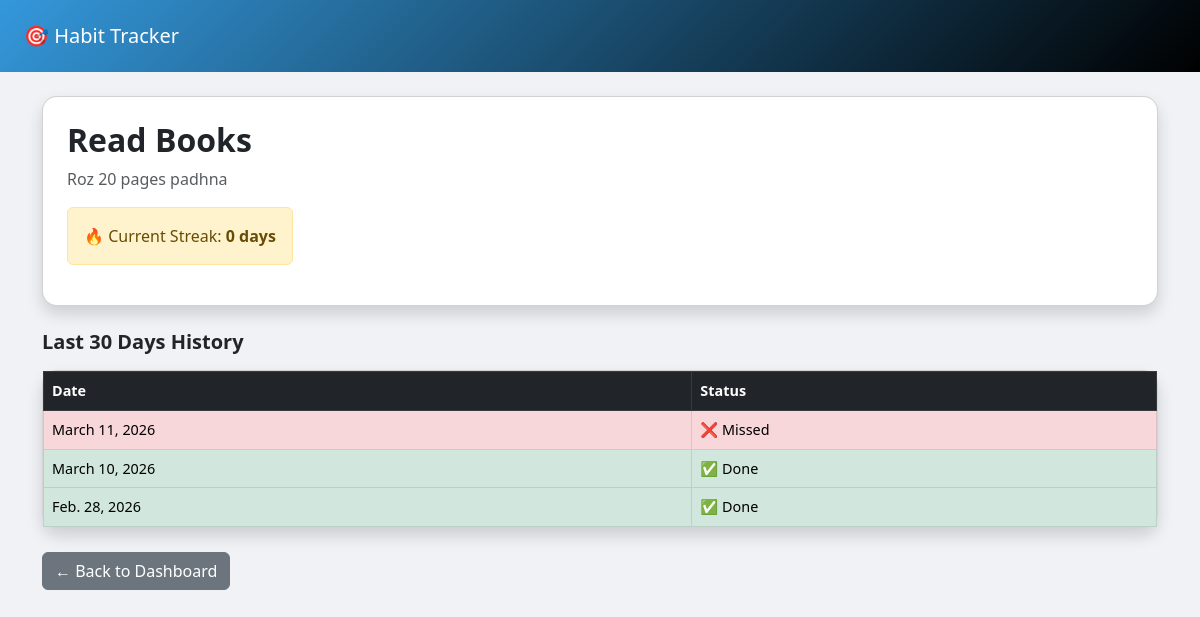
Screenshot of /detail/2/ (signed in) with the database file from the repository.
### habits/models.py (models this page shows, shortened)
class Habit(models.Model):
    FREQUENCY_CHOICES = [
        ('daily', 'Daily'),
        ('weekly', 'Weekly'),
    ]
    user = models.ForeignKey(User, on_delete=models.CASCADE)
    name = models.CharField(max_length=200)
    description = models.TextField(blank=True)
    frequency = models.CharField(max_length=10, choices=FREQUENCY_CHOICES, default='daily')
    created_at = models.DateTimeField(auto_now_add=True)
    is_active = models.BooleanField(default=True)
    def get_streak(self):
        logs = self.habitlog_set.filter(completed=True).order_by('-date')
        streak = 0
        today = timezone.now().date()
        for i, log in enumerate(logs):
            expected = today - timezone.timedelta(days=i)
            if log.date == expected:
                streak += 1
            else:
                break
        return streak

class HabitLog(models.Model):
    habit = models.ForeignKey(Habit, on_delete=models.CASCADE)
    date = models.DateField(default=timezone.now)
    completed = models.BooleanField(default=False)
    notes = models.TextField(blank=True)
    class Meta:
        unique_together = ('habit', 'date')

### habits/views.py (the view)
# urls.py: path('detail/<int:pk>/', views.habit_detail, name='habit_detail'),
@login_required
def habit_detail(request, pk):
    habit = get_object_or_404(Habit, pk=pk, user=request.user)
    logs = HabitLog.objects.filter(habit=habit).order_by('-date')[:30]
    return render(request, 'habits/habit_detail.html', {
        'habit': habit,
        'logs': logs,
        'streak': habit.get_streak()
    })

### habits/templates/habits/habit_detail.html (shortened to what this page needs)
<!DOCTYPE html>
<html lang="en">
<head>
<link href="https://cdn.jsdelivr.net/npm/bootstrap@5.3.0/dist/css/bootstrap.min.css" rel="stylesheet">
</head>
<body>
<nav class="navbar navbar-dark bg-dark px-4 py-3">
<a class="navbar-brand text-white">🎯 Habit Tracker</a>
</nav>
<div class="container mt-4">
<div class="card shadow mb-4">
<div class="card-body p-4">
<h2 class="fw-bold">{{ habit.name }}</h2>
<p class="text-muted">{{ habit.description }}</p>
<div class="alert alert-warning d-inline-block">🔥 Current Streak: <strong>{{ streak }} days</strong></div>
</div>
</div>
<h5 class="fw-bold mb-3">Last 30 Days History</h5>
<div class="card shadow">
<div class="card-body p-0">
<table class="table table-bordered mb-0">
<thead class="table-dark">
<tr><th>Date</th><th>Status</th></tr>
</thead>
<tbody>
{% for log in logs %}
<tr class="{% if log.completed %}table-success{% else %}table-danger{% endif %}">
<td>{{ log.date }}</td>
<td>{% if log.completed %}✅ Done{% else %}❌ Missed{% endif %}</td>
</tr>
{% endfor %}
</tbody>
</table>
</div>
</div>
<a href="/" class="btn btn-secondary mt-4">← Back to Dashboard</a>
</div>
</body>
</html>

### habits/templates/habits/habit_detail.html (style rules this page uses)
body { background: #f0f2f5; font-family: Segoe UI, sans-serif; }
.navbar { background: linear-gradient(135deg, #3498db, #000000) !important; }
.card { border-radius: 15px; box-shadow: 0 4px 15px rgba(0,0,0,0.08); }
table { font-size: 0.9rem; }

### rows the page displays
Habit: name "Read Books", description "Roz 20 pages padhna"
HabitLog: date "March 11, 2026", completed "❌ Missed"
HabitLog: date "March 10, 2026", completed "✅ Done"
HabitLog: date "Feb. 28, 2026", completed "✅ Done"

### other values shown
{{ streak }} "0"
